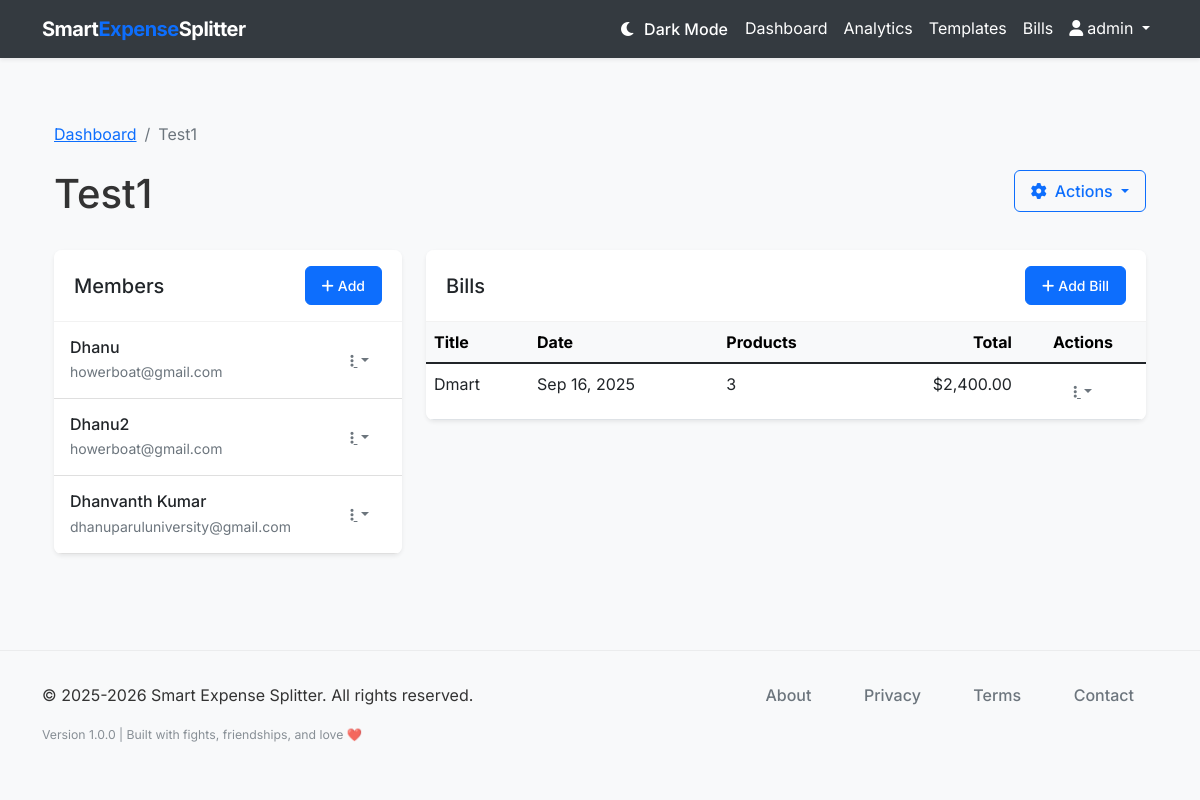
Screenshot of /group/1 (signed in) with the database file from the repository.
### models.py (models this page shows, shortened)
class User(db.Model, UserMixin):
    __tablename__ = 'users'
    id = db.Column(db.Integer, primary_key=True)
    username = db.Column(db.String(64), unique=True, nullable=False)
    email = db.Column(db.String(120), unique=True, nullable=False)
    password_hash = db.Column(db.String(128), nullable=False)
    created_at = db.Column(db.DateTime, default=datetime.utcnow)
    groups = db.relationship('Group', back_populates='user', cascade='all, delete-orphan')
    bill_templates = db.relationship('BillTemplate', back_populates='user', cascade='all, delete-orphan')
    def get_default_currency(self):
        default = UserCurrency.query.filter_by(user_id=self.id, is_default=True, is_active=True).first()
        if default:
            return default.currency
        return None

class Group(db.Model):
    __tablename__ = 'groups'
    id = db.Column(db.Integer, primary_key=True)
    name = db.Column(db.String(100), nullable=False)
    description = db.Column(db.String(255))
    created_at = db.Column(db.DateTime, default=datetime.utcnow)
    user_id = db.Column(db.Integer, db.ForeignKey('users.id'), nullable=False)
    user = db.relationship('User', back_populates='groups')
    members = db.relationship('Member', back_populates='group', cascade='all, delete-orphan')
    bills = db.relationship('Bill', back_populates='group', cascade='all, delete-orphan')

class Member(db.Model):
    __tablename__ = 'members'
    id = db.Column(db.Integer, primary_key=True)
    name = db.Column(db.String(100), nullable=False)
    email = db.Column(db.String(120))
    mobile_number = db.Column(db.String(20), nullable=False)
    group_id = db.Column(db.Integer, db.ForeignKey('groups.id'), nullable=False)
    created_at = db.Column(db.DateTime, default=datetime.utcnow)
    group = db.relationship('Group', back_populates='members')
    paid_products = db.relationship('Product', back_populates='payer')
    products_involved = db.relationship('ProductMember', back_populates='member', cascade='all, delete-orphan')

class Bill(db.Model):
    __tablename__ = 'bills'
    id = db.Column(db.Integer, primary_key=True)
    title = db.Column(db.String(100), nullable=False)
    description = db.Column(db.String(255))
    date = db.Column(db.Date, default=datetime.utcnow().date)
    category = db.Column(db.String(50), default='Other')
    group_id = db.Column(db.Integer, db.ForeignKey('groups.id'), nullable=False)
    created_at = db.Column(db.DateTime, default=datetime.utcnow)
    group = db.relationship('Group', back_populates='bills')
    products = db.relationship('Product', back_populates='bill', cascade='all, delete-orphan')
    def get_total_amount(self):
        return sum(product.price for product in self.products)

class Product(db.Model):
    __tablename__ = 'products'
    id = db.Column(db.Integer, primary_key=True)
    name = db.Column(db.String(100), nullable=False)
    price = db.Column(db.Float, nullable=False)
    bill_id = db.Column(db.Integer, db.ForeignKey('bills.id'), nullable=False)
    payer_id = db.Column(db.Integer, db.ForeignKey('members.id'), nullable=False)
    created_at = db.Column(db.DateTime, default=datetime.utcnow)
    bill = db.relationship('Bill', back_populates='products')
    payer = db.relationship('Member', back_populates='paid_products')
    members_involved = db.relationship('ProductMember', back_populates='product', cascade='all, delete-orphan')

### routes.py (the view)
@app.route('/group/<int:group_id>')
@login_required
def group_detail(group_id):
    group = Group.query.get_or_404(group_id)
    if group.user_id != current_user.id:
        flash('You do not have permission to view this group.', 'danger')
        return redirect(url_for('dashboard'))
    return render_template('group_detail.html', title=group.name, group=group)

### smart_expense_splitter.py (called while the page is built)
@login_manager.user_loader
def load_user(user_id):
    from models import User
    return User.query.get(int(user_id))

@app.template_filter('currency_format')
def currency_format_filter(amount, currency=None):
    if currency is None and current_user.is_authenticated:
        currency = current_user.get_default_currency()
    if currency:
        return currency.format_amount(amount)
    else:
        return f"${amount:,.2f}"

### templates/group_detail.html (shortened to what this page needs)
{% extends "layout.html" %}
{% block content %}
<div class="container py-4">
    <nav aria-label="breadcrumb" class="mb-4">
        <ol class="breadcrumb">
            <li class="breadcrumb-item"><a href="{{ url_for('dashboard') }}">Dashboard</a></li>
            <li class="breadcrumb-item active" aria-current="page">{{ group.name }}</li>
        </ol>
    </nav>
    <div class="d-flex justify-content-between align-items-start mb-4">
        <div>
            <h1 class="mb-2">{{ group.name }}</h1>
        </div>
        <div class="dropdown">
            <button class="btn btn-outline-primary dropdown-toggle" type="button" id="groupActionsDropdown" data-bs-toggle="dropdown" aria-expanded="false">
                <i class="fas fa-cog me-2"></i>Actions
            </button>
        </div>
    </div>
    <div class="row">
        <div class="col-lg-4 mb-4 mb-lg-0">
            <div class="card border-0 shadow-sm h-100">
                <div class="card-header bg-white py-3 d-flex justify-content-between align-items-center">
                    <h2 class="h5 mb-0">Members</h2>
                    <a href="{{ url_for('new_member', group_id=group.id) }}" class="btn btn-sm btn-primary">
                        <i class="fas fa-plus me-1"></i>Add
                    </a>
                </div>
                <div class="card-body p-0">
                    {% if group.members %}
                    <div class="list-group list-group-flush">
                        {% for member in group.members %}
                        <div class="list-group-item py-3">
                            <div class="d-flex justify-content-between align-items-center">
                                <div>
                                    <h3 class="h6 mb-1">{{ member.name }}</h3>
                                    <p class="small text-muted mb-0">{{ member.email }}</p>
                                </div>
                                <div class="dropdown">
                                    <button class="btn btn-sm btn-link text-muted dropdown-toggle" type="button" id="memberActions{{ member.id }}" data-bs-toggle="dropdown" aria-expanded="false">
                                        <i class="fas fa-ellipsis-v"></i>
                                    </button>
                                </div>
                            </div>
                        </div>
                        {% endfor %}
                    </div>
                    {% endif %}
                </div>
            </div>
        </div>
        <div class="col-lg-8">
            <div class="card border-0 shadow-sm">
                <div class="card-header bg-white py-3 d-flex justify-content-between align-items-center">
                    <h2 class="h5 mb-0">Bills</h2>
                    <a href="{{ url_for('new_bill', group_id=group.id) }}" class="btn btn-sm btn-primary">
                        <i class="fas fa-plus me-1"></i>Add Bill
                    </a>
                </div>
                <div class="card-body p-0">
                    {% if group.bills %}
                    <div class="table-responsive">
                        <table class="table table-hover mb-0">
                            <thead class="table-light">
                                <tr>
                                    <th>Title</th>
                                    <th>Date</th>
                                    <th>Products</th>
                                    <th class="text-end">Total</th>
                                    <th class="text-center">Actions</th>
                                </tr>
                            </thead>
                            <tbody>
                                {% for bill in group.bills %}
                                <tr>
                                    <td>
                                        <a href="{{ url_for('bill_detail', bill_id=bill.id) }}" class="text-decoration-none text-dark">
                                            {{ bill.title }}
                                        </a>
                                    </td>
                                    <td>{{ bill.date.strftime('%b %d, %Y') }}</td>
                                    <td>{{ bill.products|length }}</td>
                                    <td class="text-end">{{ bill.get_total_amount() | currency_format }}</td>
                                    <td class="text-center">
                                        <div class="dropdown">
                                            <button class="btn btn-sm btn-link text-muted dropdown-toggle" type="button" id="billActions{{ bill.id }}" data-bs-toggle="dropdown" aria-expanded="false">
                                                <i class="fas fa-ellipsis-v"></i>
                                            </button>
                                        </div>
                                    </td>
                                </tr>
                                {% endfor %}
                            </tbody>
                        </table>
                    </div>
                    {% endif %}
                </div>
            </div>
        </div>
    </div>
</div>
{% endblock %}

### templates/layout.html (shortened to what this page needs)
<!DOCTYPE html>
<html lang="en">
<head>
    <link href="https://cdn.jsdelivr.net/npm/bootstrap@5.1.3/dist/css/bootstrap.min.css" rel="stylesheet">
    <link rel="stylesheet" href="https://cdnjs.cloudflare.com/ajax/libs/font-awesome/6.0.0/css/all.min.css">
    <link rel="stylesheet" href="{{ url_for('static', filename='css/style.css') }}">
</head>
<body>
    <nav class="navbar navbar-expand-lg navbar-light bg-white shadow-sm">
        <div class="container">
            <a class="navbar-brand" href="{{ url_for('index') }}">Smart<span>Expense</span>Splitter</a>
            <div class="collapse navbar-collapse" id="navbarNav">
                <ul class="navbar-nav ms-auto">
                    {% if current_user.is_authenticated %}
                    <li class="nav-item">
                        <button class="btn btn-link nav-link" id="darkModeToggle" title="Toggle Dark Mode">
                        </button>
                    </li>
                    <li class="nav-item">
                        <a class="nav-link" href="{{ url_for('dashboard') }}">Dashboard</a>
                    </li>
                    <li class="nav-item">
                        <a class="nav-link" href="{{ url_for('analytics') }}">Analytics</a>
                    </li>
                    <li class="nav-item">
                                <a class="nav-link" href="{{ url_for('bill_templates') }}">Templates</a>
                            </li>
                            <li class="nav-item">
                                 <a class="nav-link" href="{{ url_for('bills') }}">Bills</a>
                             </li>
                    <li class="nav-item dropdown">
                        <a class="nav-link dropdown-toggle" href="#" id="navbarDropdown" role="button" data-bs-toggle="dropdown" aria-expanded="false">
                            <i class="fas fa-user me-1"></i>{{ current_user.username }}
                        </a>
                    </li>
                    {% endif %}
                </ul>
            </div>
        </div>
    </nav>
    <main class="container py-4">
        {% block content %}{% endblock %}
    </main>
    <footer class="footer" role="contentinfo" aria-label="Site footer">
        <div class="container">
            <div class="row">
                <div class="col-md-6" role="region" aria-labelledby="copyright-heading">
                    <p class="mb-0" itemprop="copyrightNotice">&copy; 2025-2026 Smart Expense Splitter. All rights reserved.</p>
                </div>
                <div class="col-md-6 text-md-end" role="region" aria-labelledby="footer-nav-heading">
                    <nav class="footer-links" aria-label="Legal and company information">
                        <ul class="list-inline mb-0" role="list">
                            <li class="list-inline-item" role="listitem">
                                <a href="{{ url_for('about') }}" aria-label="Learn more about Smart Expense Splitter company and mission"
                                   class="text-decoration-none" rel="noopener noreferrer">About</a>
                            </li>
                            <li class="list-inline-item" role="listitem">
                                <a href="{{ url_for('privacy') }}" aria-label="Read our privacy policy and data protection practices"
                                   class="text-decoration-none" rel="noopener noreferrer">Privacy</a>
                            </li>
                            <li class="list-inline-item" role="listitem">
                                <a href="{{ url_for('terms') }}" aria-label="Review our terms of service and usage agreements"
                                   class="text-decoration-none" rel="noopener noreferrer">Terms</a>
                            </li>
                            <li class="list-inline-item" role="listitem">
                                <a href="{{ url_for('contact') }}" aria-label="Contact Smart Expense Splitter support team"
                                   class="text-decoration-none" rel="noopener noreferrer">Contact</a>
                            </li>
                        </ul>
                    </nav>
                </div>
            </div>
            <div class="row mt-3" role="region" aria-labelledby="footer-info-heading">
                <div class="col-12">
                    <div class="footer-info text-center text-md-start" aria-label="Application version and technical information">
                        <small class="text-muted" itemprop="version" aria-label="Application version 1.0.0">
                            Version 1.0.0 | Built with fights, friendships, and love ❤️
                        </small>
                    </div>
                </div>
            </div>
        </div>
    </footer>
</body>
</html>

### static/css/style.css (style rules this page uses)
body { font-family: 'Inter', -apple-system, BlinkMacSystemFont, 'Segoe UI', Roboto, Oxygen, Ubuntu, Cantarell, 'Open Sans', 'Helvetica Neue', sans-serif; color: #333; background-color: #f8f9fa; }
.navbar-brand { font-weight: 700; letter-spacing: -0.5px; }
.navbar-brand span { color: #0d6efd; }
.btn { border-radius: 0.375rem; padding: 0.5rem 1rem; font-weight: 500; }
.btn-primary { background-color: #0d6efd; border-color: #0d6efd; }
.card { border-radius: 0.5rem; overflow: hidden; }
.card-header { border-bottom: 1px solid rgba(0, 0, 0, 0.05); padding: 1rem 1.25rem; }
.footer { background-color: #f8f9fa; padding: 2rem 0; margin-top: 3rem; border-top: 1px solid rgba(0, 0, 0, 0.05); }
.footer-links a { color: #6c757d; margin-right: 1.5rem; text-decoration: none; transition: color 0.2s ease-in-out; font-weight: 500; }
.footer-info { font-size: 0.875rem; opacity: 0.8; }
.footer-links ul { margin: 0; padding: 0; }
.footer-links .list-inline-item:not(:last-child) { margin-right: 1.5rem; }

### templates/layout.html (style rules this page uses)
:root { --bg-primary: #ffffff; --bg-secondary: #f8f9fa; --bg-card: #ffffff; --text-primary: #212529; --text-secondary: #6c757d; --border-color: #dee2e6; --navbar-bg: #343a40; --navbar-text: #ffffff; }
body { background-color: var(--bg-primary); color: var(--text-primary); transition: background-color 0.3s ease, color 0.3s ease; }
.navbar { background-color: var(--navbar-bg) !important; }
.navbar-brand, .navbar-nav .nav-link { color: var(--navbar-text) !important; }
.card { background-color: var(--bg-card); border-color: var(--border-color); color: var(--text-primary); }
.table { --bs-table-bg: var(--bg-card); --bs-table-color: var(--text-primary); border-color: var(--border-color); }

### rows the page displays
User: username "admin"
Group: name "Test1"
Member: name "Dhanu", email "howerboat@gmail.com"
Member: name "Dhanu2", email "howerboat@gmail.com"
Member: name "Dhanvanth Kumar", email "dhanuparuluniversity@gmail.com"
Bill: title "Dmart", date "Sep 16, 2025", products|length "3", get_total_amount "$2,400.00"
